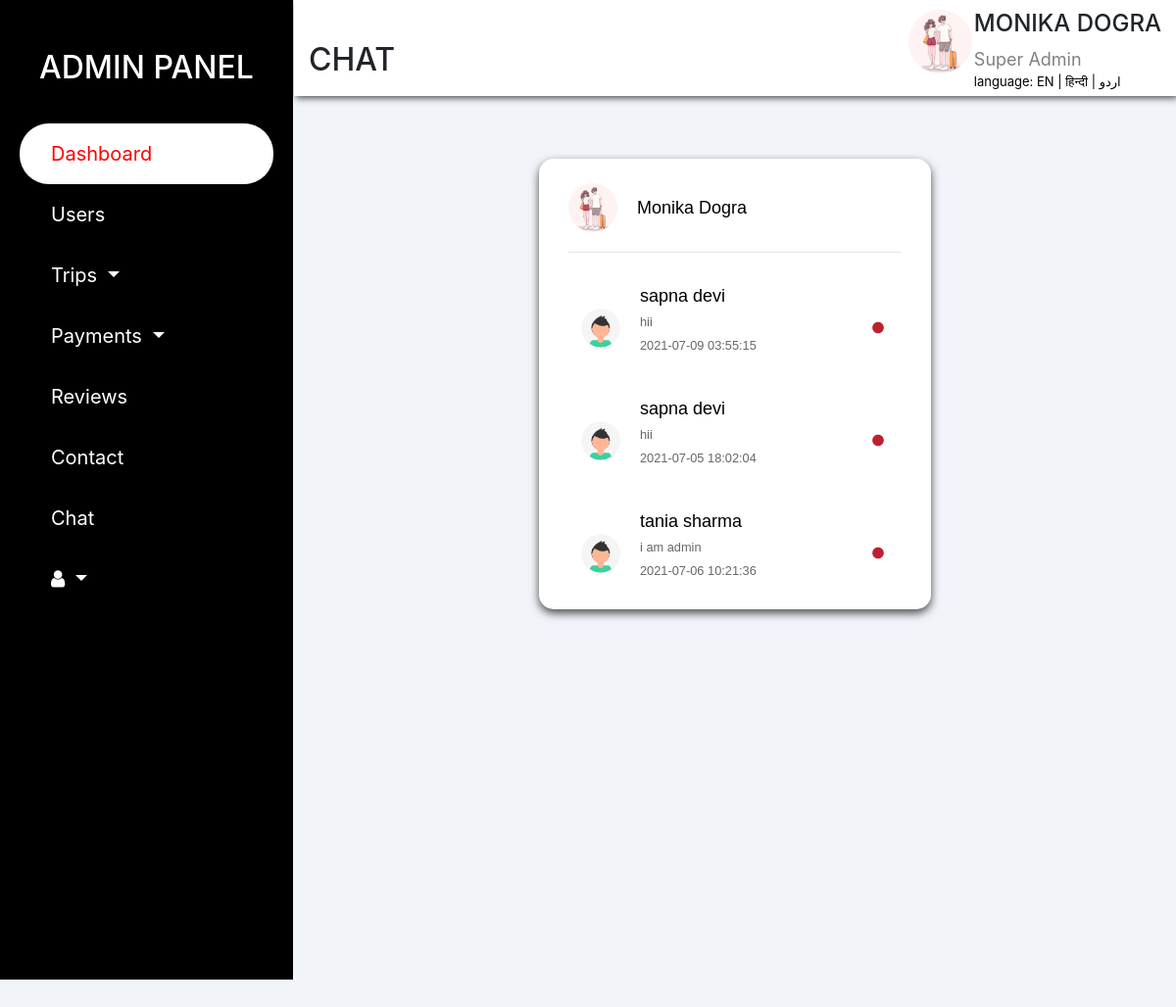
The page /weekend/explore/user-chat-list.php (signed in) on the database its author committed.
### tables this page shows
CREATE TABLE `user_tbl` (
  `u_id` smallint(8) UNSIGNED NOT NULL,
  `f_name` varchar(20) DEFAULT NULL,
  `l_name` varchar(20) DEFAULT NULL,
  `email` varchar(40) NOT NULL,
  `pswd` varchar(40) DEFAULT NULL,
  `status` tinyint(1) NOT NULL DEFAULT 0,
  `gender` char(6) NOT NULL DEFAULT 'Gender',
  `phone_no` char(10) NOT NULL,
  `alt_phone_no` char(10) NOT NULL,
  `zipcode` char(6) NOT NULL,
  `city` varchar(80) NOT NULL,
  `state` varchar(30) NOT NULL,
  `profile_pic` varchar(50) NOT NULL DEFAULT 'default.svg',
  `online` tinyint(1) NOT NULL DEFAULT 0,
  `reg_date` date NOT NULL DEFAULT current_timestamp()
);

CREATE TABLE `message` (
  `msg_no` smallint(8) UNSIGNED NOT NULL,
  `sender_id` smallint(8) UNSIGNED NOT NULL,
  `receiver_id` smallint(8) UNSIGNED NOT NULL,
  `message` varchar(255) NOT NULL,
  `msg_date` timestamp NOT NULL DEFAULT current_timestamp()
);

### weekend/explore/new.php (called while the page is built, shortened)
<?php
 if (isset($_GET['lang'])) {
     $set_lang=$_GET['lang'];
  }else{
    $set_lang='en';
  }
  $lang=array();
if ($set_lang=='en') {
   $lang['lang']='Language';
  $lang['admin']='ADMIN PANEL';
  $lang['dash']='DASHBOARD';
  $lang['user']='USERS';
  $lang['trip']='Trips';
  $lang['pays']='Payments';
  $lang['s_dash']='Dashboard';
  $lang['rev']='Reviews';
  $lang['cont']='Contact';
  $lang['cht']='Chat';
  $lang['s_dash']='Dashboard';
  $lang['tang']='Users';
  $lang['trips']='Trips';
  $lang['confirm']='Confirmed trips';
  $lang['name']='MONIKA DOGRA';
  $lang['super']='Super Admin';
  $lang['traf']='Traffic';
  $lang['recent']='NEW TRIPS';
  $lang['t_title']='Trips Title';
  $lang['dat']='Date';
  $lang['status']='Status';
  $lang['see']='See All';
  $lang['new']='NEW USERS';
  $lang['mem']='Members';
  $lang['nam']='Name';
  $lang['acc_v']='Date';
  $lang['det']='Details';
  $lang['int']='Interest';
  $lang ['users_d']='USERS DETAILS';
  $lang ['email']='Email';
  $lang ['gen']='Gender';
  $lang ['phone']='Phone no.';
  $lang ['alt']='Alt P_no.';
  $lang ['add']='Address';
  $lang ['zip']='Zipcode';
  $lang ['verf']='Verification';
  $lang ['del']='delete';
  $lang['trans']='TRANSACTIONS';
   $lang ['trans_d']='TRANSACTION DETAILS';
   $lang['trip_n']='Trip name';
   $lang['fee']='Fee';
   $lang['p_memb']='Paid member';
   $lang['opera']='Operation';
   $lang['see_m']='see more';
   $lang['trip_d']='TRIPS DETAILS';
   $lang ['sch']='SCHEDULE';
   $lang ['vid']='VIDEO';
   $lang ['detl']='DETAILS';
   $lang ['vaish']='VAISHNO DEVI';
   $lang ['pick']='Pickup Address';
   $lang ['arr_t']='Arrival Time';
   $lang ['fr']='From';
   $lang ['to']='To';
   $lang ['dest']='Destination';
   $lang ['fe_per']='Fee/Person';
   $lang ['stay']='Stay';
   $lang ['pos']='Post on';
   $lang ['note']='Note';
   $lang ['up']='UPDATE';
}

### weekend/explore/php/code.php (called while the page is built, shortened)
<?php
abstract class clsConnection
{
    public function __construct()
    {
        $dbHost="localhost";
        $dbName="explore";
        $dbUser="root";
        $dbPassword="";
        try
        {
            $this->dbConn= new PDO("mysql:host=$dbHost;dbname=$dbName",$dbUser,$dbPassword);
        }
        catch(PDOException $e)
        {
            Echo "Connection failed" . $e->getMessage();
        }
    }
}
class clsUser extends clsConnection implements I_User
{
    public function GetUserDetail($u_id){
        try{
             $sql="SELECT * FROM user_tbl where u_id=:u_id";
             $stmt=$this->dbConn->prepare($sql);
             $stmt->bindParam(':u_id',$u_id);
             $stmt->execute();
             $result=$stmt->fetchAll();
           return $result;
        }
        catch (PDOException $e){
            echo "User Details Error:".$e->getMessage();
        }
    }
}
class clsMessage extends clsConnection implements I_Message
{
     public function UserMessageFetch($receiver_id,$sender_id){
        try{
             $sql="SELECT * FROM message WHERE receiver_id=:receiver_id and sender_id=:sender_id or receiver_id=:sender_id and sender_id=:receiver_id";
             $stmt=$this->dbConn->prepare($sql);
             $stmt->bindParam(':receiver_id',$receiver_id);
             $stmt->bindParam(':sender_id',$sender_id);
             $stmt->execute();
             $result=$stmt->fetchAll();
           return $result;
        }
        catch (PDOException $e){
            echo "Message Fetch Error:".$e->getMessage();
        }
    }
    public function UserListFetch(){
        try{
             $sql="SELECT distinct sender_id FROM message WHERE sender_id!=21 order by msg_date desc";
             $stmt=$this->dbConn->prepare($sql);
             $stmt->execute();
             $result=$stmt->fetchAll();
           return $result;
        }
        catch (PDOException $e){
            echo "Message Fetch Error:".$e->getMessage();
        }
    }
}
?>

### weekend/explore/user-chat-list.php (the view, shortened to what this page needs)
<?php session_start();
   require_once('php/code.php');
    $admin_id= $_SESSION['u_id'];
     $Obj=new clsMessage();
     $result=$Obj->UserListFetch();
     $FunObj=new clsUser();
        $u_id=$_SESSION['u_id'];
     $U_Obj=new clsUser();
     $fun=$U_Obj->GetUserDetail($u_id);
     $profile_pic="";
     foreach ($fun as $arr) {
        $a_name=$arr['f_name']." ".$arr['l_name'];
        $profile_pic=$arr['profile_pic'];
     }
?>
<!DOCTYPE html>
<html>
<head>
  <?php include'links/links.php'; ?>
    <link  rel="stylesheet" href="css/user-list.css">
</head>
<body>
     <div class="container-fluid">
      <div class="row">
            <?php include'title_bar.php'; ?>
           <div class="col-md-9 col-sm-12">
               <div class="row dash_content">
                  <div class="col-12 header">
                    <div>
                   <h3> <i class="fa fa-bars" id="fa-bars" onclick="show();"></i></h3><h2> <?php echo $lang['chtt'];?> </h2></div>
                    <div class="profile">
                      <div class="img">
                        <img src="../login/photo/<?php echo $profile_pic; ?>">
                      </div>
                      <h4><?php echo  $a_name;?></h4>
                      <span><?php echo $lang['super'];?></span>
                          <div class="multi_lang" >
                           <?php echo $lang['lang']; ?>: <a href="user-chat-list.php?lang=en">EN | </a><a href="user-chat-list.php?lang=hi">हिन्दी</a><a href="user-chat-list.php?lang=ur"> | اردو</a>
                        </div>
                    </div>
                  </div>
          <div class="col-lg-12">
              <div class="form-div">
  <div class="profile-card">
    <section class="users">
      <header>
        <div class="content">
          <img src="../login/photo/<?php echo $profile_pic; ?>" alt="">
          <div class="details">
            <span><?php echo $a_name; ?></span>
          </div>
        </div>
      </header>
      <div class="users-list">
        <br>
               <?php
               $message="";
               $date="";
                    foreach ($result as $data) {
                      $user_id=$data['sender_id'];
                      $user_name=$FunObj->GetUserDetail($user_id);
                       foreach ($user_name as $arr) {
                           $Obj=new clsMessage();
                           $m_result=$Obj->UserMessageFetch($arr['u_id'],$admin_id);
                          foreach ($m_result as $data_arr) {
                           $date=$data_arr['msg_date'];
                           $message=$data_arr['message'];
                     }
               ?>
               <button class="btn text-left" value="<?php echo $arr['u_id']; ?>" onclick="getuserid(this);">
                 <a>
                    <div class="content">
                    <img src="../login/photo/<?php echo $arr['profile_pic']; ?>" alt="">
                    <div class="details">
                        <span><?php echo $arr['f_name']." ".$arr['l_name']; ?></span>
                        <p><small><?php echo $message." <br> ".$date; ?></small></p>
                    </div>
                    </div>
                    <?php if ($arr['online']==0) {
                      ?>
                       <div class="status-dot" style="color: #bd2130;"><i class="fas fa-circle"></i></div>
                       <?php
                    } else{
                    ?>
                    <div class="status-dot"><i class="fas fa-circle"></i></div>
                  <?php } ?>
                    </a>
                  </button>
                <?php } } ?>
         </div>
    </section>
  </div>
            </div>
               </div>
               </div>
           </div>
        </div>
     </div>
</body>
</html>

### weekend/explore/css/user-list.css (style rules this page uses)
body { background: #f1f5f9; }
.header { background:#fff; display: flex; justify-content: space-between; box-shadow: 2px 2px 7px rgba(0,0,0,0.7); }
.dash_content { padding-bottom: 0px; }
.profile .img { position: absolute; right: 13rem; top: 10px; width: 65px; }
.profile img { width: 100%; border-radius: 35px; }
.profile h4 { padding-top: 10px; text-transform: uppercase; }
.profile span { color: grey; font-size: 18px; }
.multi_lang { color: black; font-size: 13px; padding-bottom: 5px; }
.multi_lang a { color: black; }
.form-div { width: 100%; padding: 4rem 0rem; height:85vh; }
.profile-card { width: 400px; font-family: sans-serif; margin: auto; padding-bottom: 10px; border-radius:15px; background:#fff; box-shadow: 0 4px 10px 0 rgba(0,0,0,0.7); }
.users { font-family: 'Poppins', sans-serif; padding: 25px 30px; position: relative; min-height: 450px; max-height: 450px; overflow-y: auto; }
.users header, .users-list a { display: flex; align-items: center; padding-bottom: 20px; border-bottom: 1px solid #e6e6e6; justify-content: space-between; }
.profile-card img { object-fit: cover; border-radius: 50%; }
.users header img { height: 50px; width: 50px; }
:is(.users, .users-list) .content { display: flex; align-items: center; }
:is(.users, .users-list) .content .details { color: #000; margin-left: 20px; }
:is(.users, .users-list) .details span { font-size: 18px; font-weight: 500; }
.users-list a { padding-bottom: 10px; margin-bottom: 15px; padding-right: 15px; border-bottom-color: #f1f1f1; cursor: pointer; }
.users-list button { width: 100%; }
.users-list a:last-child { margin-bottom: 0px; border-bottom: none; }
.users-list a img { height: 40px; width: 40px; }
.users-list a .details p { color: #67676a; }
.users-list a .status-dot { font-size: 12px; color: #468669; position: absolute; right: 3rem; }

### rows shown on the page
user_tbl: profile_pic (picture), a_name "MONIKA DOGRA", a_name "Monika Dogra"
user_tbl: $arr['u_id'] 30 (drawn), profile_pic (placeholder picture), f_name "sapna", l_name "devi", message.message "hii", message.msg_date "2021-07-09 03:55:15", online 0 (drawn)
user_tbl: $arr['u_id'] 26 (drawn), profile_pic (placeholder picture), f_name "sapna", l_name "devi", message.message "hii", message.msg_date "2021-07-05 18:02:04", online 0 (drawn)
user_tbl: $arr['u_id'] 25 (drawn), profile_pic (placeholder picture), f_name "tania", l_name "sharma", message.message "i am admin", message.msg_date "2021-07-06 10:21:36", online 0 (drawn)

### other values the page prints
$lang['admin'] "ADMIN PANEL"
$lang['s_dash'] "Dashboard"
$lang['tang'] "Users"
$lang['trip'] "Trips"
$lang['pays'] "Payments"
$lang['rev'] "Reviews"
$lang['cont'] "Contact"
$lang['cht'] "Chat"
$lang['chtt'] "CHAT"
$lang['super'] "Super Admin"
$lang['lang'] "language"
